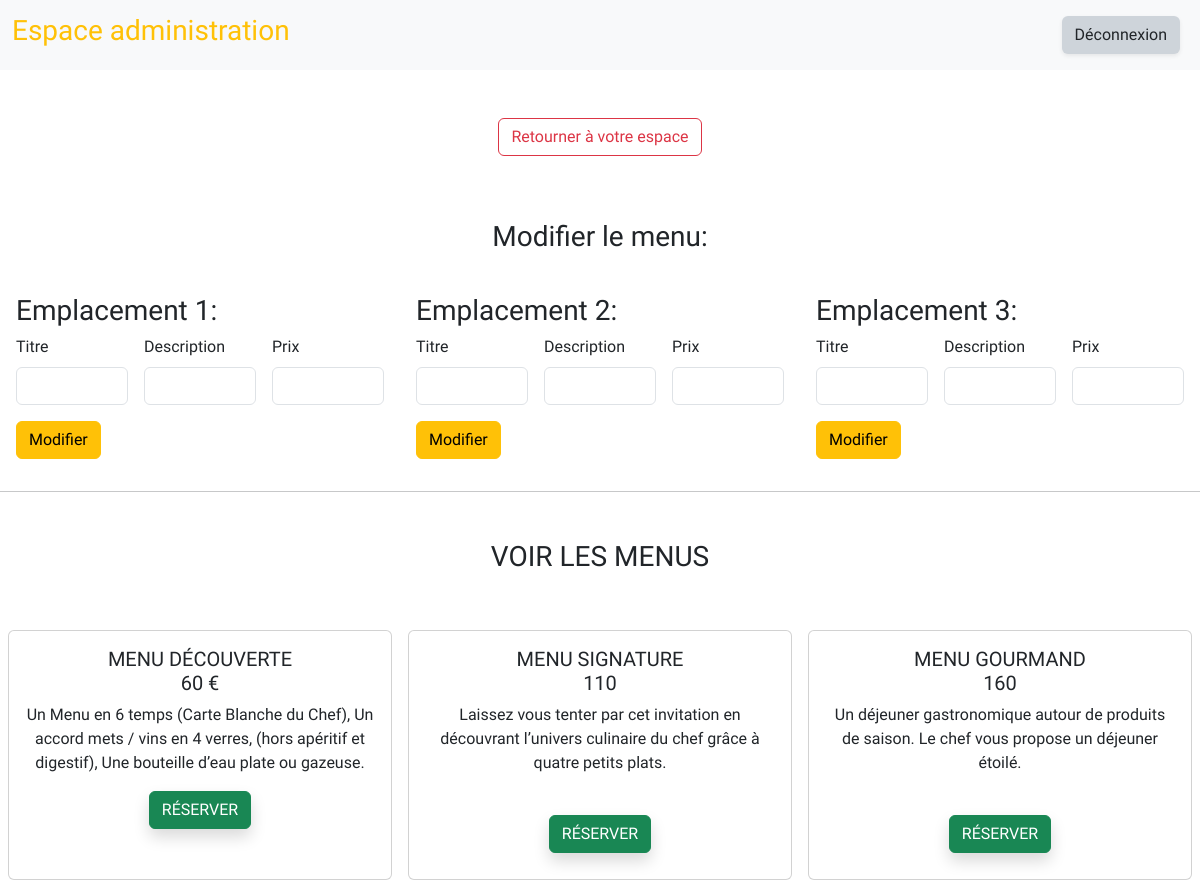
The app's page /php/changemenu.php with its own data.
### tables this page shows
CREATE TABLE `menus` (
  `menu_id` int(11) NOT NULL,
  `titre` varchar(50) NOT NULL,
  `prix` int(11) NOT NULL,
  `desc` text NOT NULL
);

### php/changemenu.php (the view, shortened to what this page needs)
<?php
include 'headerAdmin.php';
include 'connect.php';
$recup1 = mysqli_query($mysqli, "SELECT titre, prix, `desc` FROM menus WHERE menu_id = 1");
$recup2 = mysqli_query($mysqli, "SELECT titre, prix, `desc` FROM menus WHERE menu_id = 2");
$recup3 = mysqli_query($mysqli, "SELECT titre, prix, `desc` FROM menus WHERE menu_id = 3");
$Menu1 = mysqli_fetch_assoc($recup1);
$Menu2 = mysqli_fetch_assoc($recup2);
$Menu3 = mysqli_fetch_assoc($recup3);
?>
<div class="d-flex justify-content-center mx-auto p-5">
<a href="admin.php"><button type="button" class="btn btn-outline-danger text-center">Retourner à votre espace</button>
</a>
</div>
<h3 class=" p-3 text-center">Modifier le menu:</h3>
    <section class="d-flex justify-content-center">
        <div class="d-flex flex-column p-3">
            <h3>Emplacement 1:</h3>
            <form class="row g-3 needs-validation" method="post" action="changemenu.php">
                <div class="col-md-4">
                    <label for="validationCustom01" class="form-label">Titre</label>
                    <input type="text" class="form-control" id="validationCustom01" name="titre">
                </div>
                <div class="col-md-4">
                    <label for="validationCustom02" class="form-label">Description</label>
                    <input type="text" class="form-control" id="validationCustom02" name="desc">
                </div>
                <div class="col-md-4">
                    <label for="validationCustom02" class="form-label">Prix</label>
                    <input type="text" class="form-control" id="validationCustom02" name="prix">
                </div>
                <div class="col-12">
                    <button class="btn btn-warning" type="submit" name="modifier1">Modifier</button>
                </div>
            </form>
        </div>
        <div class="d-flex flex-column p-3">
            <h3>Emplacement 2:</h3>
            <form class="row g-3 needs-validation" method="post" action="changemenu.php">
                <div class="col-md-4">
                    <label for="validationCustom01" class="form-label">Titre</label>
                    <input type="text" class="form-control" id="validationCustom01" name="titre">
                </div>
                <div class="col-md-4">
                    <label for="validationCustom02" class="form-label">Description</label>
                    <input type="text" class="form-control" id="validationCustom02" name="desc">
                </div>
                <div class="col-md-4">
                    <label for="validationCustom02" class="form-label">Prix</label>
                    <input type="text" class="form-control" id="validationCustom02" name="prix">
                </div>
                <div class="col-12">
                    <button class="btn btn-warning" type="submit" name="modifier2">Modifier</button>
                </div>
            </form>
        </div>
        <div class="d-flex flex-column p-3">
            <h3>Emplacement 3:</h3>
            <form class="row g-3 needs-validation" method="post" action="changemenu.php">
                <div class="col-md-4">
                    <label for="validationCustom01" class="form-label">Titre</label>
                    <input type="text" class="form-control" id="validationCustom01" name="titre">
                </div>
                <div class="col-md-4">
                    <label for="validationCustom02" class="form-label">Description</label>
                    <input type="text" class="form-control" id="validationCustom02" name="desc">
                </div>
                <div class="col-md-4">
                    <label for="validationCustom02" class="form-label">Prix</label>
                    <input type="text" class="form-control" id="validationCustom02" name="prix">
                </div>
                <div class="col-12">
                    <button class="btn btn-warning" type="submit" name="modifier3">Modifier</button>
                </div>
            </form>
        </div>
    </section>
    <hr>
    <main>
    <h3 class="text-center m-5">VOIR LES MENUS</h3>
        <div class="d-flex flex-row flex-wrap">
            <div class="col-sm-4 mb-3 mb-sm-0 p-2">
                <div class="card">
                    <div class="card-body text-center">
                        <h5 class="card-title"><?= $Menu1["titre"] ?><br><?= $Menu1["prix"] ?> €</h5>
                        <p class="card-text"><?= $Menu1["desc"] ?></p>
                        <a href="php/reservation.php" class="btn btn-success shadow">RÉSERVER</a>
                    </div>
                </div>
            </div>
            <div class="col-sm-4 p-2">
                <div class="card">
                    <div class="card-body text-center">
                        <h5 class="card-title"><?= $Menu2["titre"] ?><br><?= $Menu2["prix"] ?></h5>
                        <p class="card-text"><?= $Menu2["desc"] ?></p><br>
                        <a href="php/reservation.php" class="btn btn-success shadow">RÉSERVER</a>
                    </div>
                </div>
            </div>
            <div class="col-sm-4 p-2">
                <div class="card">
                    <div class="card-body text-center">
                        <h5 class="card-title"><?= $Menu3["titre"] ?><br><?= $Menu3["prix"] ?></h5>
                        <p class="card-text"><?= $Menu3["desc"] ?></p><br>
                        <a href="php/reservation.php" class="btn btn-success shadow">RÉSERVER</a>
                    </div>
                </div>
            </div>
        </div>
    </main>
</body>
</html>

### css/style.css (style rules this page uses)
* { margin: 0; box-sizing: border-box; font-family: 'Faustina', serif; }
.card { min-height: 250px; }

### records on screen
menus: titre "MENU DÉCOUVERTE", prix "60", desc "Un Menu en 6 temps (Carte Blanche du Chef), Un accord mets / vins en 4 verres, (hors apéritif et digestif), Une bouteille d’eau plate ou gazeuse."
menus: titre "MENU SIGNATURE", prix "110", desc "Laissez vous tenter par cet invitation en découvrant l’univers culinaire du chef grâce à quatre petits plats."
menus: titre "MENU GOURMAND", prix "160", desc "Un déjeuner gastronomique autour de produits de saison. Le chef vous propose un déjeuner étoilé."
